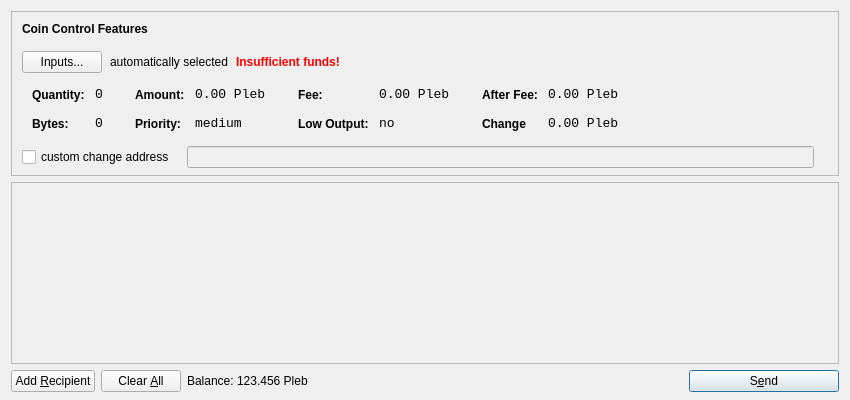
<?xml version="1.0" encoding="UTF-8"?>
<ui version="4.0">
 <class>SendCoinsDialog</class>
 <widget class="QDialog" name="SendCoinsDialog">
  <property name="geometry">
   <rect>
    <x>0</x>
    <y>0</y>
    <width>850</width>
    <height>400</height>
   </rect>
  </property>
  <property name="windowTitle">
   <string>Send Coins</string>
  </property>
  <layout class="QVBoxLayout" name="verticalLayout" stretch="0,1,0">
   <property name="bottomMargin">
    <number>8</number>
   </property>
   <item>
    <widget class="QFrame" name="frameCoinControl">
     <property name="sizePolicy">
      <sizepolicy hsizetype="Expanding" vsizetype="Expanding">
       <horstretch>0</horstretch>
       <verstretch>0</verstretch>
      </sizepolicy>
     </property>
     <property name="maximumSize">
      <size>
       <width>16777215</width>
       <height>16777215</height>
      </size>
     </property>
     <property name="frameShape">
      <enum>QFrame::StyledPanel</enum>
     </property>
     <property name="frameShadow">
      <enum>QFrame::Sunken</enum>
     </property>
     <layout class="QVBoxLayout" name="verticalLayoutCoinControl2">
      <property name="spacing">
       <number>-1</number>
      </property>
      <property name="leftMargin">
       <number>0</number>
      </property>
      <property name="topMargin">
       <number>0</number>
      </property>
      <property name="rightMargin">
       <number>0</number>
      </property>
      <property name="bottomMargin">
       <number>6</number>
      </property>
      <item>
       <layout class="QVBoxLayout" name="verticalLayoutCoinControl" stretch="0,0,0,0,1">
        <property name="spacing">
         <number>0</number>
        </property>
        <property name="leftMargin">
         <number>10</number>
        </property>
        <property name="topMargin">
         <number>10</number>
        </property>
        <item>
         <layout class="QHBoxLayout" name="horizontalLayoutCoinControl1">
          <property name="bottomMargin">
           <number>15</number>
          </property>
          <item>
           <widget class="QLabel" name="labelCoinControlFeatures">
            <property name="sizePolicy">
             <sizepolicy hsizetype="Preferred" vsizetype="Maximum">
              <horstretch>0</horstretch>
              <verstretch>0</verstretch>
             </sizepolicy>
            </property>
            <property name="font">
             <font>
              <weight>75</weight>
              <bold>true</bold>
             </font>
            </property>
            <property name="styleSheet">
             <string notr="true">font-weight:bold;</string>
            </property>
            <property name="text">
             <string>Coin Control Features</string>
            </property>
           </widget>
          </item>
         </layout>
        </item>
        <item>
         <layout class="QHBoxLayout" name="horizontalLayoutCoinControl2" stretch="0,0,0,0">
          <property name="spacing">
           <number>8</number>
          </property>
          <property name="bottomMargin">
           <number>10</number>
          </property>
          <item>
           <widget class="QPushButton" name="pushButtonCoinControl">
            <property name="styleSheet">
             <string notr="true"/>
            </property>
            <property name="text">
             <string>Inputs...</string>
            </property>
           </widget>
          </item>
          <item>
           <widget class="QLabel" name="labelCoinControlAutomaticallySelected">
            <property name="text">
             <string>automatically selected</string>
            </property>
            <property name="margin">
             <number>5</number>
            </property>
           </widget>
          </item>
          <item>
           <widget class="QLabel" name="labelCoinControlInsuffFunds">
            <property name="font">
             <font>
              <weight>75</weight>
              <bold>true</bold>
             </font>
            </property>
            <property name="styleSheet">
             <string notr="true">color:red;font-weight:bold;</string>
            </property>
            <property name="text">
             <string>Insufficient funds!</string>
            </property>
            <property name="margin">
             <number>5</number>
            </property>
           </widget>
          </item>
          <item>
           <spacer name="horizontalSpacerCoinControl">
            <property name="orientation">
             <enum>Qt::Horizontal</enum>
            </property>
            <property name="sizeHint" stdset="0">
             <size>
              <width>40</width>
              <height>1</height>
             </size>
            </property>
           </spacer>
          </item>
         </layout>
        </item>
        <item>
         <widget class="QWidget" name="widgetCoinControl" native="true">
          <property name="sizePolicy">
           <sizepolicy hsizetype="Preferred" vsizetype="Preferred">
            <horstretch>0</horstretch>
            <verstretch>0</verstretch>
           </sizepolicy>
          </property>
          <property name="minimumSize">
           <size>
            <width>0</width>
            <height>0</height>
           </size>
          </property>
          <property name="styleSheet">
           <string notr="true"/>
          </property>
          <layout class="QHBoxLayout" name="horizontalLayoutCoinControl5">
           <property name="margin">
            <number>0</number>
           </property>
           <item>
            <layout class="QHBoxLayout" name="horizontalLayoutCoinControl3" stretch="0,0,0,1">
             <property name="spacing">
              <number>20</number>
             </property>
             <property name="topMargin">
              <number>0</number>
             </property>
             <property name="bottomMargin">
              <number>10</number>
             </property>
             <item>
              <layout class="QFormLayout" name="formLayoutCoinControl1">
               <property name="horizontalSpacing">
                <number>10</number>
               </property>
               <property name="verticalSpacing">
                <number>14</number>
               </property>
               <property name="leftMargin">
                <number>10</number>
               </property>
               <property name="topMargin">
                <number>4</number>
               </property>
               <property name="rightMargin">
                <number>6</number>
               </property>
               <item row="0" column="0">
                <widget class="QLabel" name="labelCoinControlQuantityText">
                 <property name="styleSheet">
                  <string notr="true">font-weight:bold;</string>
                 </property>
                 <property name="text">
                  <string>Quantity:</string>
                 </property>
                 <property name="margin">
                  <number>0</number>
                 </property>
                </widget>
               </item>
               <item row="0" column="1">
                <widget class="QLabel" name="labelCoinControlQuantity">
                 <property name="font">
                  <font>
                   <family>Monospace</family>
                   <pointsize>10</pointsize>
                  </font>
                 </property>
                 <property name="cursor">
                  <cursorShape>IBeamCursor</cursorShape>
                 </property>
                 <property name="contextMenuPolicy">
                  <enum>Qt::ActionsContextMenu</enum>
                 </property>
                 <property name="text">
                  <string>0</string>
                 </property>
                 <property name="margin">
                  <number>0</number>
                 </property>
                 <property name="textInteractionFlags">
                  <set>Qt::LinksAccessibleByMouse|Qt::TextSelectableByKeyboard|Qt::TextSelectableByMouse</set>
                 </property>
                </widget>
               </item>
               <item row="1" column="0">
                <widget class="QLabel" name="labelCoinControlBytesText">
                 <property name="styleSheet">
                  <string notr="true">font-weight:bold;</string>
                 </property>
                 <property name="text">
                  <string>Bytes:</string>
                 </property>
                </widget>
               </item>
               <item row="1" column="1">
                <widget class="QLabel" name="labelCoinControlBytes">
                 <property name="font">
                  <font>
                   <family>Monospace</family>
                   <pointsize>10</pointsize>
                  </font>
                 </property>
                 <property name="cursor">
                  <cursorShape>IBeamCursor</cursorShape>
                 </property>
                 <property name="contextMenuPolicy">
                  <enum>Qt::ActionsContextMenu</enum>
                 </property>
                 <property name="text">
                  <string>0</string>
                 </property>
                 <property name="textInteractionFlags">
                  <set>Qt::LinksAccessibleByMouse|Qt::TextSelectableByKeyboard|Qt::TextSelectableByMouse</set>
                 </property>
                </widget>
               </item>
              </layout>
             </item>
             <item>
              <layout class="QFormLayout" name="formLayoutCoinControl2">
               <property name="horizontalSpacing">
                <number>10</number>
               </property>
               <property name="verticalSpacing">
                <number>14</number>
               </property>
               <property name="leftMargin">
                <number>6</number>
               </property>
               <property name="topMargin">
                <number>4</number>
               </property>
               <property name="rightMargin">
                <number>6</number>
               </property>
               <item row="0" column="0">
                <widget class="QLabel" name="labelCoinControlAmountText">
                 <property name="styleSheet">
                  <string notr="true">font-weight:bold;</string>
                 </property>
                 <property name="text">
                  <string>Amount:</string>
                 </property>
                 <property name="margin">
                  <number>0</number>
                 </property>
                </widget>
               </item>
               <item row="0" column="1">
                <widget class="QLabel" name="labelCoinControlAmount">
                 <property name="font">
                  <font>
                   <family>Monospace</family>
                   <pointsize>10</pointsize>
                  </font>
                 </property>
                 <property name="cursor">
                  <cursorShape>IBeamCursor</cursorShape>
                 </property>
                 <property name="contextMenuPolicy">
                  <enum>Qt::ActionsContextMenu</enum>
                 </property>
                 <property name="text">
                  <string>0.00 Pleb</string>
                 </property>
                 <property name="textInteractionFlags">
                  <set>Qt::LinksAccessibleByMouse|Qt::TextSelectableByKeyboard|Qt::TextSelectableByMouse</set>
                 </property>
                </widget>
               </item>
               <item row="1" column="0">
                <widget class="QLabel" name="labelCoinControlPriorityText">
                 <property name="styleSheet">
                  <string notr="true">font-weight:bold;</string>
                 </property>
                 <property name="text">
                  <string>Priority:</string>
                 </property>
                </widget>
               </item>
               <item row="1" column="1">
                <widget class="QLabel" name="labelCoinControlPriority">
                 <property name="font">
                  <font>
                   <family>Monospace</family>
                   <pointsize>10</pointsize>
                  </font>
                 </property>
                 <property name="cursor">
                  <cursorShape>IBeamCursor</cursorShape>
                 </property>
                 <property name="contextMenuPolicy">
                  <enum>Qt::ActionsContextMenu</enum>
                 </property>
                 <property name="text">
                  <string>medium</string>
                 </property>
                 <property name="textInteractionFlags">
                  <set>Qt::LinksAccessibleByMouse|Qt::TextSelectableByKeyboard|Qt::TextSelectableByMouse</set>
                 </property>
                </widget>
               </item>
              </layout>
             </item>
             <item>
              <layout class="QFormLayout" name="formLayoutCoinControl3">
               <property name="horizontalSpacing">
                <number>10</number>
               </property>
               <property name="verticalSpacing">
                <number>14</number>
               </property>
               <property name="leftMargin">
                <number>6</number>
               </property>
               <property name="topMargin">
                <number>4</number>
               </property>
               <property name="rightMargin">
                <number>6</number>
               </property>
               <item row="0" column="0">
                <widget class="QLabel" name="labelCoinControlFeeText">
                 <property name="styleSheet">
                  <string notr="true">font-weight:bold;</string>
                 </property>
                 <property name="text">
                  <string>Fee:</string>
                 </property>
                 <property name="margin">
                  <number>0</number>
                 </property>
                </widget>
               </item>
               <item row="0" column="1">
                <widget class="QLabel" name="labelCoinControlFee">
                 <property name="font">
                  <font>
                   <family>Monospace</family>
                   <pointsize>10</pointsize>
                  </font>
                 </property>
                 <property name="cursor">
                  <cursorShape>IBeamCursor</cursorShape>
                 </property>
                 <property name="contextMenuPolicy">
                  <enum>Qt::ActionsContextMenu</enum>
                 </property>
                 <property name="text">
                  <string>0.00 Pleb</string>
                 </property>
                 <property name="textInteractionFlags">
                  <set>Qt::LinksAccessibleByMouse|Qt::TextSelectableByKeyboard|Qt::TextSelectableByMouse</set>
                 </property>
                </widget>
               </item>
               <item row="1" column="0">
                <widget class="QLabel" name="labelCoinControlLowOutputText">
                 <property name="styleSheet">
                  <string notr="true">font-weight:bold;</string>
                 </property>
                 <property name="text">
                  <string>Low Output:</string>
                 </property>
                </widget>
               </item>
               <item row="1" column="1">
                <widget class="QLabel" name="labelCoinControlLowOutput">
                 <property name="font">
                  <font>
                   <family>Monospace</family>
                   <pointsize>10</pointsize>
                  </font>
                 </property>
                 <property name="cursor">
                  <cursorShape>IBeamCursor</cursorShape>
                 </property>
                 <property name="contextMenuPolicy">
                  <enum>Qt::ActionsContextMenu</enum>
                 </property>
                 <property name="text">
                  <string>no</string>
                 </property>
                 <property name="textInteractionFlags">
                  <set>Qt::LinksAccessibleByMouse|Qt::TextSelectableByKeyboard|Qt::TextSelectableByMouse</set>
                 </property>
                </widget>
               </item>
              </layout>
             </item>
             <item>
              <layout class="QFormLayout" name="formLayoutCoinControl4">
               <property name="horizontalSpacing">
                <number>10</number>
               </property>
               <property name="verticalSpacing">
                <number>14</number>
               </property>
               <property name="leftMargin">
                <number>6</number>
               </property>
               <property name="topMargin">
                <number>4</number>
               </property>
               <property name="rightMargin">
                <number>6</number>
               </property>
               <item row="0" column="0">
                <widget class="QLabel" name="labelCoinControlAfterFeeText">
                 <property name="styleSheet">
                  <string notr="true">font-weight:bold;</string>
                 </property>
                 <property name="text">
                  <string>After Fee:</string>
                 </property>
                 <property name="margin">
                  <number>0</number>
                 </property>
                </widget>
               </item>
               <item row="0" column="1">
                <widget class="QLabel" name="labelCoinControlAfterFee">
                 <property name="font">
                  <font>
                   <family>Monospace</family>
                   <pointsize>10</pointsize>
                  </font>
                 </property>
                 <property name="cursor">
                  <cursorShape>IBeamCursor</cursorShape>
                 </property>
                 <property name="contextMenuPolicy">
                  <enum>Qt::ActionsContextMenu</enum>
                 </property>
                 <property name="text">
                  <string>0.00 Pleb</string>
                 </property>
                 <property name="textInteractionFlags">
                  <set>Qt::LinksAccessibleByMouse|Qt::TextSelectableByKeyboard|Qt::TextSelectableByMouse</set>
                 </property>
                </widget>
               </item>
               <item row="1" column="0">
                <widget class="QLabel" name="labelCoinControlChangeText">
                 <property name="styleSheet">
                  <string notr="true">font-weight:bold;</string>
                 </property>
                 <property name="text">
                  <string>Change</string>
                 </property>
                </widget>
               </item>
               <item row="1" column="1">
                <widget class="QLabel" name="labelCoinControlChange">
                 <property name="font">
                  <font>
                   <family>Monospace</family>
                   <pointsize>10</pointsize>
                  </font>
                 </property>
                 <property name="cursor">
                  <cursorShape>IBeamCursor</cursorShape>
                 </property>
                 <property name="contextMenuPolicy">
                  <enum>Qt::ActionsContextMenu</enum>
                 </property>
                 <property name="text">
                  <string>0.00 Pleb</string>
                 </property>
                 <property name="textInteractionFlags">
                  <set>Qt::LinksAccessibleByMouse|Qt::TextSelectableByKeyboard|Qt::TextSelectableByMouse</set>
                 </property>
                </widget>
               </item>
              </layout>
             </item>
            </layout>
           </item>
          </layout>
         </widget>
        </item>
        <item>
         <layout class="QHBoxLayout" name="horizontalLayoutCoinControl4" stretch="0,0,0">
          <property name="spacing">
           <number>12</number>
          </property>
          <property name="sizeConstraint">
           <enum>QLayout::SetDefaultConstraint</enum>
          </property>
          <property name="topMargin">
           <number>5</number>
          </property>
          <property name="rightMargin">
           <number>5</number>
          </property>
          <item>
           <widget class="QCheckBox" name="checkBoxCoinControlChange">
            <property name="text">
             <string>custom change address</string>
            </property>
           </widget>
          </item>
          <item>
           <widget class="QLineEdit" name="lineEditCoinControlChange">
            <property name="enabled">
             <bool>false</bool>
            </property>
            <property name="sizePolicy">
             <sizepolicy hsizetype="Expanding" vsizetype="Fixed">
              <horstretch>0</horstretch>
              <verstretch>0</verstretch>
             </sizepolicy>
            </property>
           </widget>
          </item>
          <item>
           <widget class="QLabel" name="labelCoinControlChangeLabel">
            <property name="sizePolicy">
             <sizepolicy hsizetype="Preferred" vsizetype="Expanding">
              <horstretch>0</horstretch>
              <verstretch>0</verstretch>
             </sizepolicy>
            </property>
            <property name="minimumSize">
             <size>
              <width>0</width>
              <height>0</height>
             </size>
            </property>
            <property name="text">
             <string/>
            </property>
            <property name="margin">
             <number>3</number>
            </property>
           </widget>
          </item>
         </layout>
        </item>
        <item>
         <spacer name="verticalSpacerCoinControl">
          <property name="orientation">
           <enum>Qt::Vertical</enum>
          </property>
          <property name="sizeHint" stdset="0">
           <size>
            <width>800</width>
            <height>1</height>
           </size>
          </property>
         </spacer>
        </item>
       </layout>
      </item>
     </layout>
    </widget>
   </item>
   <item>
    <widget class="QScrollArea" name="scrollArea">
     <property name="widgetResizable">
      <bool>true</bool>
     </property>
     <widget class="QWidget" name="scrollAreaWidgetContents">
      <property name="geometry">
       <rect>
        <x>0</x>
        <y>0</y>
        <width>830</width>
        <height>165</height>
       </rect>
      </property>
      <layout class="QVBoxLayout" name="verticalLayout_2">
       <property name="margin">
        <number>0</number>
       </property>
       <item>
        <layout class="QVBoxLayout" name="entries">
         <property name="spacing">
          <number>6</number>
         </property>
        </layout>
       </item>
       <item>
        <spacer name="verticalSpacer">
         <property name="orientation">
          <enum>Qt::Vertical</enum>
         </property>
         <property name="sizeHint" stdset="0">
          <size>
           <width>20</width>
           <height>40</height>
          </size>
         </property>
        </spacer>
       </item>
      </layout>
     </widget>
    </widget>
   </item>
   <item>
    <layout class="QHBoxLayout" name="horizontalLayout">
     <item>
      <widget class="QPushButton" name="addButton">
       <property name="toolTip">
        <string>Send to multiple recipients at once</string>
       </property>
       <property name="text">
        <string>Add &amp;Recipient</string>
       </property>
       <property name="icon">
        <iconset resource="../bitcoin.qrc">
         <normaloff>:/icons/add</normaloff>:/icons/add</iconset>
       </property>
       <property name="autoDefault">
        <bool>false</bool>
       </property>
      </widget>
     </item>
     <item>
      <widget class="QPushButton" name="clearButton">
       <property name="sizePolicy">
        <sizepolicy hsizetype="Minimum" vsizetype="Fixed">
         <horstretch>0</horstretch>
         <verstretch>0</verstretch>
        </sizepolicy>
       </property>
       <property name="toolTip">
        <string>Remove all transaction fields</string>
       </property>
       <property name="text">
        <string>Clear &amp;All</string>
       </property>
       <property name="icon">
        <iconset resource="../bitcoin.qrc">
         <normaloff>:/icons/remove</normaloff>:/icons/remove</iconset>
       </property>
       <property name="autoRepeatDelay">
        <number>300</number>
       </property>
       <property name="autoDefault">
        <bool>false</bool>
       </property>
      </widget>
     </item>
     <item>
      <layout class="QHBoxLayout" name="horizontalLayout_2">
       <property name="spacing">
        <number>3</number>
       </property>
       <item>
        <widget class="QLabel" name="label">
         <property name="sizePolicy">
          <sizepolicy hsizetype="Preferred" vsizetype="Fixed">
           <horstretch>0</horstretch>
           <verstretch>0</verstretch>
          </sizepolicy>
         </property>
         <property name="text">
          <string>Balance:</string>
         </property>
        </widget>
       </item>
       <item>
        <widget class="QLabel" name="labelBalance">
         <property name="sizePolicy">
          <sizepolicy hsizetype="Preferred" vsizetype="Fixed">
           <horstretch>0</horstretch>
           <verstretch>0</verstretch>
          </sizepolicy>
         </property>
         <property name="cursor">
          <cursorShape>IBeamCursor</cursorShape>
         </property>
         <property name="text">
          <string>123.456 Pleb</string>
         </property>
         <property name="textInteractionFlags">
          <set>Qt::LinksAccessibleByMouse|Qt::TextSelectableByKeyboard|Qt::TextSelectableByMouse</set>
         </property>
        </widget>
       </item>
      </layout>
     </item>
     <item>
      <spacer name="horizontalSpacer">
       <property name="orientation">
        <enum>Qt::Horizontal</enum>
       </property>
       <property name="sizeHint" stdset="0">
        <size>
         <width>40</width>
         <height>20</height>
        </size>
       </property>
      </spacer>
     </item>
     <item>
      <widget class="QPushButton" name="sendButton">
       <property name="minimumSize">
        <size>
         <width>150</width>
         <height>0</height>
        </size>
       </property>
       <property name="toolTip">
        <string>Confirm the send action</string>
       </property>
       <property name="text">
        <string>S&amp;end</string>
       </property>
       <property name="icon">
        <iconset resource="../bitcoin.qrc">
         <normaloff>:/icons/send</normaloff>:/icons/send</iconset>
       </property>
       <property name="default">
        <bool>true</bool>
       </property>
      </widget>
     </item>
    </layout>
   </item>
  </layout>
 </widget>
 <resources>
  <include location="../bitcoin.qrc"/>
 </resources>
 <connections/>
</ui>
